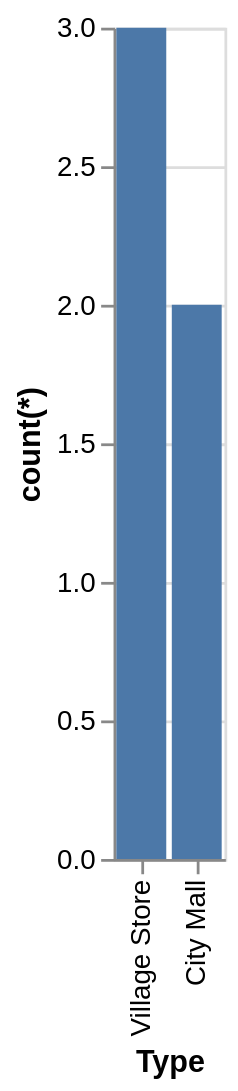

The specification (Vega-Lite) saved for this image:
### Vega-Lite specification from a JSON file in a GitHub repository (floating-point values rounded to 4 significant figures)
{"data": {"values": [{"x_data": "Village Store", "y_data": 3}, {"x_data": "City Mall", "y_data": 2}]}, "mark": "bar", "encoding": {"x": {"field": "x_data", "type": "nominal", "title": "Type", "sort": "descending"}, "y": {"field": "y_data", "type": "quantitative", "title": "count(*)"}}}
